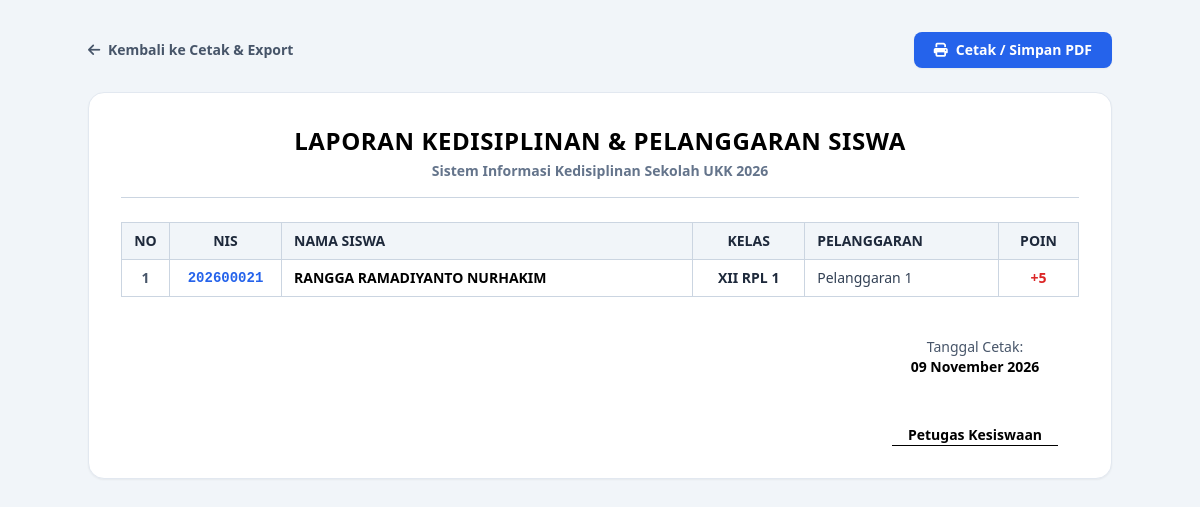
/laporan.php (signed in), run on an earlier commit of the app's database.
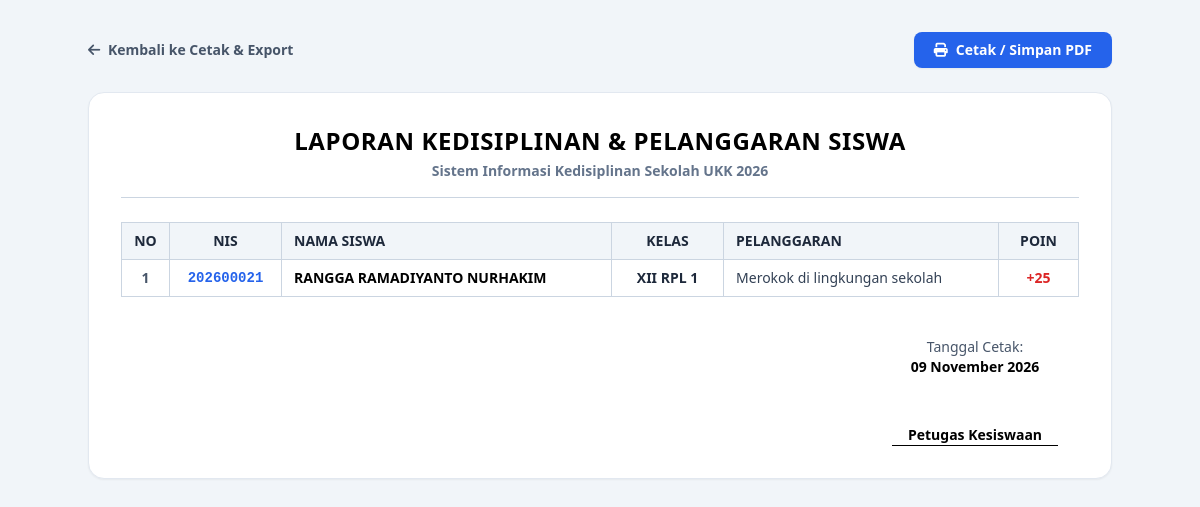
And on a later commit of the database.
### tables this page shows
CREATE TABLE `t_pelanggaran_siswa` (
  `id` int(11) NOT NULL AUTO_INCREMENT,
  `tahun_ajaran_id` int(11) DEFAULT NULL,
  `siswa_id` int(11) DEFAULT NULL,
  `nama_siswa` varchar(150) NOT NULL,
  `kelas_id` int(11) DEFAULT NULL,
  `nama_kelas` varchar(100) NOT NULL,
  `pelanggaran_id` int(11) DEFAULT NULL,
  `nama_pelanggaran` int(11) NOT NULL,
  `pelanggaran_kategori_id` int(11) DEFAULT NULL,
  `guru_id` int(11) DEFAULT NULL,
  `nama_guru` varchar(150) NOT NULL,
  `tanggal` date DEFAULT NULL,
  `keterangan` text NOT NULL,
  `poin` int(11) NOT NULL,
  `tindakan` text NOT NULL,
  `status` varchar(30) NOT NULL,
  `created_at` timestamp NOT NULL DEFAULT current_timestamp(),
  `updated_at` timestamp NOT NULL DEFAULT current_timestamp(),
  PRIMARY KEY (`id`),
  KEY `guru_id` (`guru_id`),
  KEY `tahun_ajaran_id` (`tahun_ajaran_id`),
  KEY `siswa_id` (`siswa_id`),
  KEY `kelas_id` (`kelas_id`),
  KEY `pelanggaran_id` (`pelanggaran_id`),
  KEY `pelanggaran_kategori_id` (`pelanggaran_kategori_id`),
  CONSTRAINT `t_pelanggaran_siswa_ibfk_1` FOREIGN KEY (`guru_id`) REFERENCES `t_guru` (`id`) ON DELETE CASCADE,
  CONSTRAINT `t_pelanggaran_siswa_ibfk_3` FOREIGN KEY (`kelas_id`) REFERENCES `t_kelas` (`id`) ON DELETE CASCADE,
  CONSTRAINT `t_pelanggaran_siswa_ibfk_5` FOREIGN KEY (`pelanggaran_id`) REFERENCES `t_pelanggaran` (`id`) ON DELETE CASCADE,
  CONSTRAINT `t_pelanggaran_siswa_ibfk_6` FOREIGN KEY (`siswa_id`) REFERENCES `t_siswa` (`id`) ON DELETE CASCADE,
  CONSTRAINT `t_pelanggaran_siswa_ibfk_7` FOREIGN KEY (`tahun_ajaran_id`) REFERENCES `t_tahun_ajaran` (`id`) ON DELETE CASCADE
);

CREATE TABLE `t_pelanggaran` (
  `id` int(11) NOT NULL AUTO_INCREMENT,
  `pelanggaran_kategori_id` int(11) DEFAULT NULL,
  `kode` varchar(30) DEFAULT NULL,
  `nama` varchar(30) DEFAULT NULL,
  `poin` int(11) NOT NULL,
  `deskripsi` text NOT NULL,
  `status_aktif` tinyint(1) NOT NULL,
  `created_at` timestamp NOT NULL DEFAULT current_timestamp(),
  `updated_at` timestamp NOT NULL DEFAULT current_timestamp(),
  PRIMARY KEY (`id`),
  UNIQUE KEY `uq_t_pelanggaran_kode` (`kode`),
  KEY `pelanggaran_kategori_id` (`pelanggaran_kategori_id`)
);

CREATE TABLE `t_siswa` (
  `id` int(11) NOT NULL AUTO_INCREMENT,
  `nis` varchar(20) DEFAULT NULL,
  `nisn` varchar(20) DEFAULT NULL,
  `nama` varchar(150) DEFAULT NULL,
  `jenis_kelamin` varchar(4) NOT NULL,
  `tanggal_lahir` date NOT NULL,
  `alamat` text NOT NULL,
  `status_aktif` tinyint(1) NOT NULL,
  `created_at` timestamp NOT NULL DEFAULT current_timestamp(),
  `updated_at` timestamp NOT NULL DEFAULT current_timestamp(),
  PRIMARY KEY (`id`),
  UNIQUE KEY `uq_t_siswa_nisn` (`nisn`),
  UNIQUE KEY `uq_t_siswa_nis` (`nis`)
);

CREATE TABLE `t_kelas` (
  `id` int(11) NOT NULL AUTO_INCREMENT,
  `nama` varchar(100) DEFAULT NULL,
  `tingkat` varchar(20) NOT NULL,
  `jurusan` varchar(100) NOT NULL,
  `status_aktif` tinyint(1) NOT NULL,
  `created_at` timestamp NOT NULL DEFAULT current_timestamp(),
  `updated_at` timestamp NOT NULL DEFAULT current_timestamp(),
  PRIMARY KEY (`id`),
  UNIQUE KEY `uq_t_kelas_nama` (`nama`)
);

### laporan.php (the view, shortened to what this page needs)
<?php
include 'config/koneksi.php';
$export = $_GET['export'] ?? 'pdf';
$where = [];
$where_sql = count($where) > 0 ? "WHERE " . implode(' AND ', $where) : "";
$query = "SELECT ps.*, s.nis, s.nama AS nama_siswa, k.nama AS nama_kelas,
                 p.nama AS nama_pelanggaran, p.poin
          FROM t_pelanggaran_siswa ps
          LEFT JOIN t_siswa s ON ps.siswa_id = s.id
          LEFT JOIN t_kelas_siswa ks ON s.id = ks.siswa_id
          LEFT JOIN t_kelas k ON ks.kelas_id = k.id
          LEFT JOIN t_pelanggaran p ON ps.pelanggaran_id = p.id
          $where_sql
          ORDER BY ps.id DESC";
$result = @mysqli_query($koneksi, $query);
?>
<!DOCTYPE html>
<html lang="id">
<head>
    <?php if ($export !== 'excel'): ?>
        <script src="https://cdn.tailwindcss.com"></script>
        <link href="https://cdnjs.cloudflare.com/ajax/libs/font-awesome/6.4.0/css/all.min.css" rel="stylesheet">
    <?php endif; ?>
</head>
<body class="bg-slate-100 text-slate-800 p-8">
    <?php if ($export !== 'excel'): ?>
        <div class="max-w-5xl mx-auto mb-6 flex justify-between items-center no-print">
            <a href="cetak_export.php" class="text-sm font-bold text-slate-600 hover:text-black">
                <i class="fa-solid fa-arrow-left mr-1"></i> Kembali ke Cetak & Export
            </a>
            <button onclick="window.print()" class="bg-blue-600 hover:bg-blue-700 text-white font-bold px-5 py-2 rounded-lg text-sm shadow-sm transition flex items-center gap-2">
                <i class="fa-solid fa-print"></i> Cetak / Simpan PDF
            </button>
        </div>
    <?php endif; ?>
    <div class="max-w-5xl mx-auto bg-white p-8 rounded-2xl shadow-sm border border-slate-200">
        <div class="text-center border-b border-slate-300 pb-4 mb-6">
            <h1 class="text-2xl font-bold text-black uppercase tracking-wide">Laporan Kedisiplinan & Pelanggaran Siswa</h1>
            <p class="text-sm text-slate-500 font-bold mt-1">Sistem Informasi Kedisiplinan Sekolah UKK 2026</p>
        </div>
        <table class="w-full border-collapse border border-slate-300 text-sm">
            <thead>
                <tr class="bg-slate-100 text-slate-800">
                    <th class="border border-slate-300 px-3 py-2 text-center w-12">NO</th>
                    <th class="border border-slate-300 px-3 py-2 text-center w-28">NIS</th>
                    <th class="border border-slate-300 px-3 py-2 text-left">NAMA SISWA</th>
                    <th class="border border-slate-300 px-3 py-2 text-center w-28">KELAS</th>
                    <th class="border border-slate-300 px-3 py-2 text-left">PELANGGARAN</th>
                    <th class="border border-slate-300 px-3 py-2 text-center w-20">POIN</th>
                </tr>
            </thead>
            <tbody>
                <?php if ($result && mysqli_num_rows($result) > 0): ?>
                    <?php $no = 1; while ($row = mysqli_fetch_assoc($result)): ?>
                        <tr>
                            <td class="border border-slate-300 px-3 py-2 text-center font-bold text-slate-600"><?php echo $no++; ?></td>
                            <td class="border border-slate-300 px-3 py-2 text-center font-mono font-bold text-blue-600"><?php echo htmlspecialchars($row['nis'] ?? '-'); ?></td>
                            <td class="border border-slate-300 px-3 py-2 font-bold text-black"><?php echo htmlspecialchars($row['nama_siswa'] ?? '-'); ?></td>
                            <td class="border border-slate-300 px-3 py-2 text-center font-bold"><?php echo htmlspecialchars($row['nama_kelas'] ?? '-'); ?></td>
                            <td class="border border-slate-300 px-3 py-2 text-slate-700"><?php echo htmlspecialchars($row['nama_pelanggaran'] ?? '-'); ?></td>
                            <td class="border border-slate-300 px-3 py-2 text-center font-bold text-red-600">+<?php echo $row['poin'] ?? 0; ?></td>
                        </tr>
                    <?php endwhile; ?>
                <?php else: ?>
                    <tr>
                        <td colspan="6" class="border border-slate-300 px-4 py-8 text-center text-slate-500 font-bold">Tidak ada data pelanggaran ditemukan.</td>
                    </tr>
                <?php endif; ?>
            </tbody>
        </table>
        <div class="mt-10 flex justify-end">
            <div class="text-center w-52 text-sm">
                <p class="text-slate-600">Tanggal Cetak:</p>
                <p class="font-bold text-black mb-12"><?php echo date('d F Y'); ?></p>
                <p class="font-bold text-black border-b border-black inline-block px-4">Petugas Kesiswaan</p>
            </div>
        </div>
    </div>
</body>
</html>

What changed in the data, as far as the page shows it:
changed t_pelanggaran_siswa "RANGGA RAMADIYANTO NURHAKIM": pelanggaran.nama "Pelanggaran 1" → "Merokok di lingkungan sekolah"; pelanggaran.poin "5" → "25"
